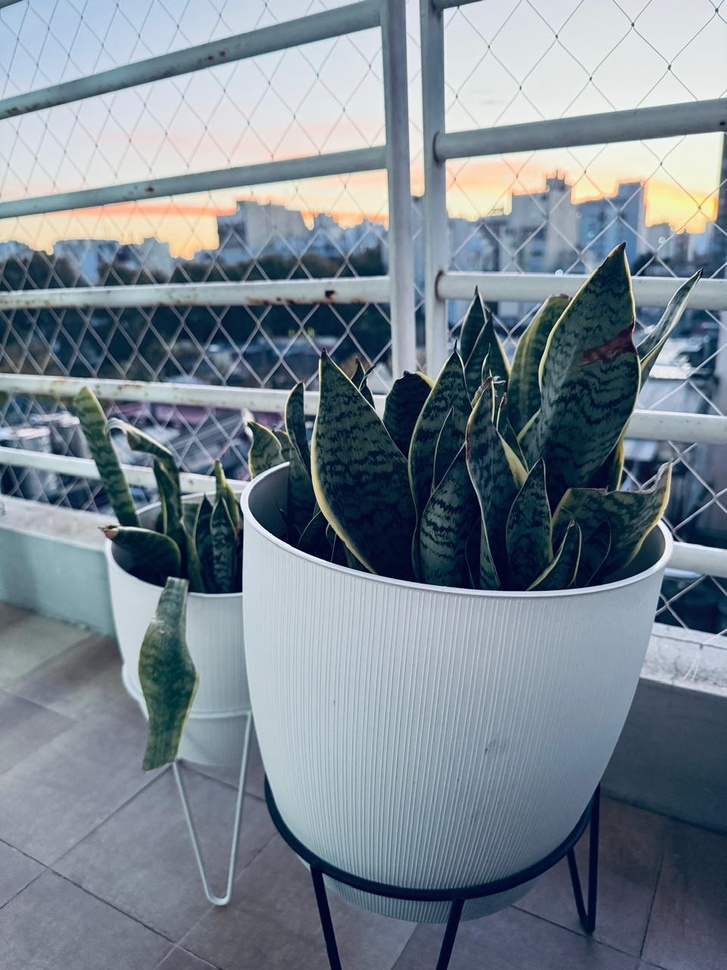
#> input picture 006_fotografia_digital/imagenes/originales/IMG 11.jpeg, 727 x 970 px, shrunk from 960 x 1280 before the run, found by its file name
$ python simplicidad_visual.py
#> lines starting #> are read from the running program, lines starting #| are printed output that depends on the picture
"""
TP006 — Parte 2 — Punto 4: Fotografía de simplicidad visual

Objetivo
--------
Construir una imagen donde el sujeto principal sea claramente identificable.
Sobre la imagen original IMG 11 (sansevieria en balcón / atardecer) se aplican
DOS estrategias de simplificación visual:

    Estrategia A — conversión a escala de grises (cv2.COLOR_RGB2GRAY)
                   elimina la información cromática para que la atención
                   se concentre en forma, textura y contraste.

    Estrategia B — acercamiento (crop)
                   recorta el encuadre original para aislar el sujeto
                   (la planta) eliminando el contexto urbano.

Salida
------
- punto04_simplicidad_original.jpg
- punto04_simplicidad_grises.jpg
- punto04_simplicidad_acercamiento.jpg
- punto04_simplicidad_marcas.jpg       (region del acercamiento marcada)
- punto04_comparacion.png              (original | grises | acercamiento)
- punto04_histogramas.png              (histograma RGB y de grises)
"""

from pathlib import Path

import cv2
import numpy as np
import matplotlib.pyplot as plt


# =========================
# 1. RUTAS
# =========================

ruta_originales = Path("C:/Users/Cristian/Desktop/greco-cristian-pdi-1c-2026/006_fotografia_digital/imagenes/originales")
ruta_procesadas = Path("C:/Users/Cristian/Desktop/greco-cristian-pdi-1c-2026/006_fotografia_digital/imagenes/procesadas")
ruta_procesadas.mkdir(parents=True, exist_ok=True)

nombre_imagen = "IMG 11.jpeg"


# =========================
# 2. CARGA DE IMAGEN
# =========================

def cargar_rgb(ruta):
    """
    Carga una imagen con OpenCV y la convierte de BGR a RGB
    para visualizarla correctamente con Matplotlib.
    """
    imagen_bgr = cv2.imread(str(ruta), cv2.IMREAD_COLOR)
#> imagen_bgr is the input picture: shape (970, 727, 3); mean B, G, R 143.1, 132.4, 119.9
    if imagen_bgr is None:
        raise FileNotFoundError(f"No se pudo leer la imagen: {ruta}")
    return cv2.cvtColor(imagen_bgr, cv2.COLOR_BGR2RGB)


imagen_rgb = cargar_rgb(ruta_originales / nombre_imagen)
alto, ancho = imagen_rgb.shape[:2]
#> alto = 970; ancho = 727


# =========================
# 3. ESTRATEGIA A — ESCALA DE GRISES
# =========================

# Eliminamos la información cromática para que el ojo se concentre
# en la textura y el contraste.
imagen_gris = cv2.cvtColor(imagen_rgb, cv2.COLOR_RGB2GRAY)
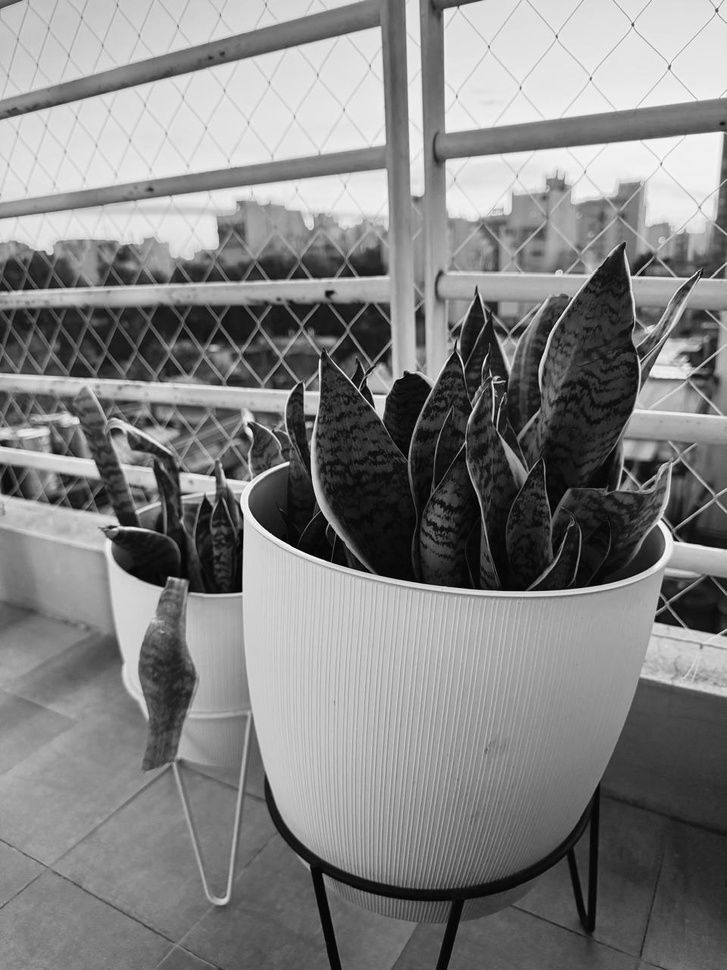
#> imagen_gris: shape (970, 727); min 1, max 253, mean 129.9


# =========================
# 4. ESTRATEGIA B — ACERCAMIENTO
# =========================

# Recortamos el encuadre original aislando la sansevieria principal.
# Se eliminan los elementos contextuales (reja, edificios, suelo).
y1, y2 = int(alto * 0.25), int(alto * 0.80)
#> y1 = 242; y2 = 776
x1, x2 = int(ancho * 0.30), int(ancho * 0.98)
#> x1 = 218; x2 = 712

imagen_acercamiento = imagen_rgb[y1:y2, x1:x2]
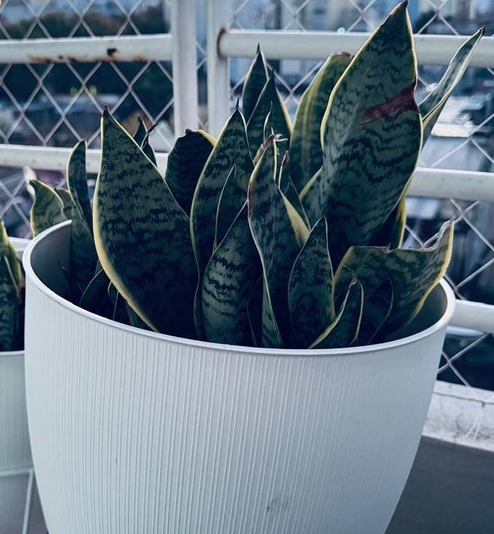
#> imagen_acercamiento: shape (534, 494, 3); mean R, G, B 96.5, 113.3, 126.9


# =========================
# 5. MARCAS SOBRE LA ORIGINAL
# =========================

imagen_marcada = imagen_rgb.copy()
cv2.rectangle(imagen_marcada, (x1, y1), (x2, y2), (255, 200, 0), 8)
cv2.putText(
    imagen_marcada,
    "Acercamiento",
    (x1 + 10, y1 + 50),
    cv2.FONT_HERSHEY_SIMPLEX,
    1.3,
    (255, 200, 0),
    4,
)
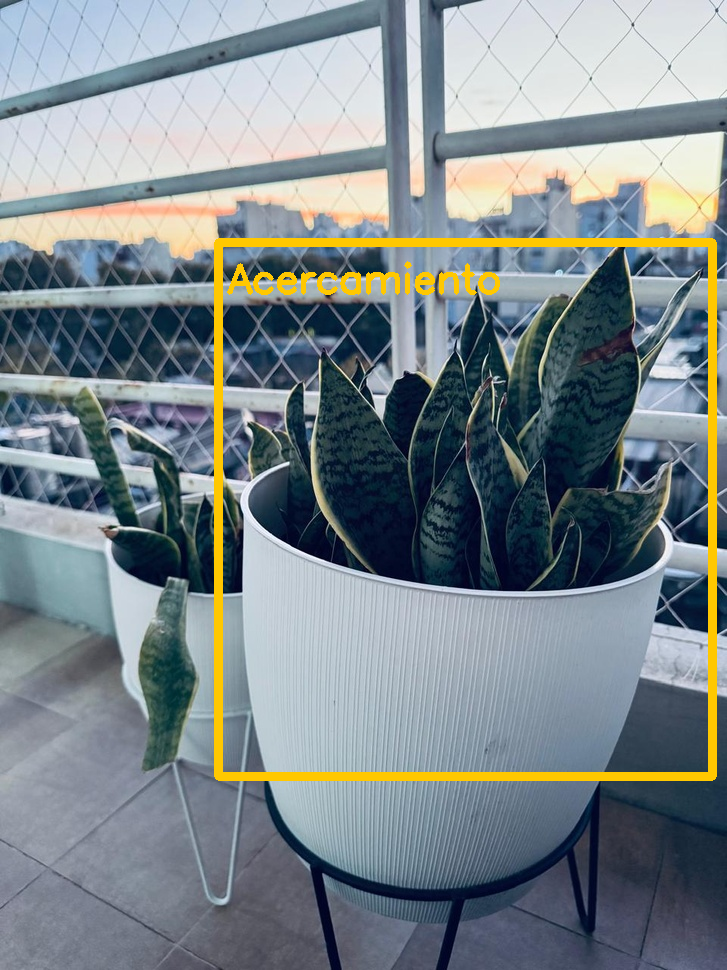
#> imagen_marcada: shape (970, 727, 3); mean R, G, B 124.4, 134.7, 138.7


# =========================
# 6. VISUALIZACION
# =========================

plt.figure(figsize=(16, 8))

plt.subplot(1, 3, 1)
plt.imshow(imagen_rgb)
plt.title("Original — IMG 11", fontweight="bold")
plt.axis("off")

plt.subplot(1, 3, 2)
plt.imshow(imagen_gris, cmap="gray")
plt.title("Estrategia A — escala de grises", fontweight="bold")
plt.axis("off")

plt.subplot(1, 3, 3)
plt.imshow(imagen_acercamiento)
plt.title("Estrategia B — acercamiento", fontweight="bold")
plt.axis("off")

plt.tight_layout()
plt.savefig(ruta_procesadas / "punto04_comparacion.png",
            bbox_inches="tight", dpi=150)
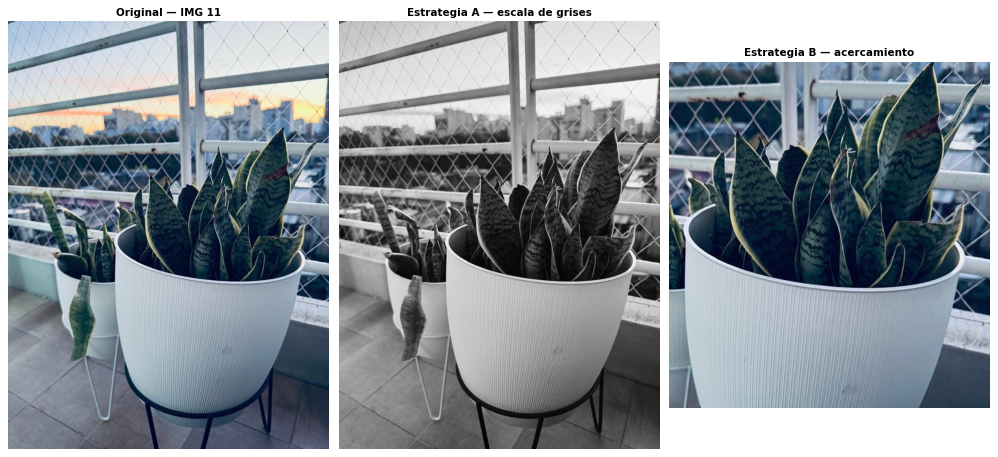
#> figure drawn by matplotlib, 3 panels
plt.close()


# =========================
# 7. HISTOGRAMAS
# =========================

plt.figure(figsize=(14, 4))

# Histograma RGB original
plt.subplot(1, 2, 1)
colores = ("red", "green", "blue")
for i, color in enumerate(colores):
    histograma = cv2.calcHist(
        [imagen_rgb], [i], None, [256], [0, 256]
    )
    plt.plot(histograma, color=color)
plt.title("Histograma RGB — original", fontweight="bold")
plt.xlabel("Intensidad")
plt.ylabel("Cantidad de píxeles")

# Histograma escala de grises
plt.subplot(1, 2, 2)
plt.hist(imagen_gris.ravel(), bins=256, range=(0, 256), color="black")
plt.title("Histograma escala de grises", fontweight="bold")
plt.xlabel("Intensidad")
plt.ylabel("Cantidad de píxeles")

plt.tight_layout()
plt.savefig(ruta_procesadas / "punto04_histogramas.png",
            bbox_inches="tight", dpi=150)
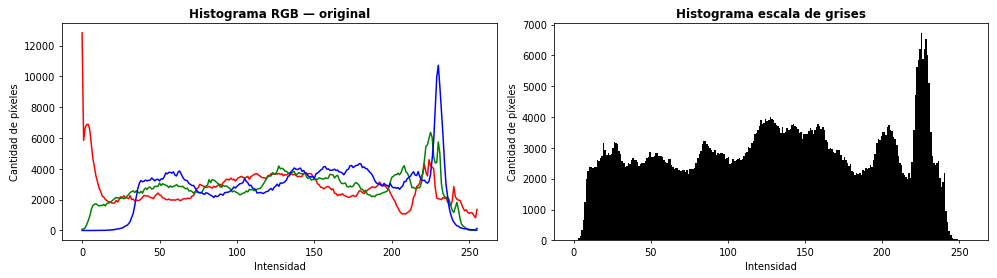
#> figure drawn by matplotlib, 2 panels; panel 1: curve peaks at x = 0, y = 12832; panel 1: curve peaks at x = 225, y = 6372; panel 1: curve peaks at x = 230, y = 10723; panel 2: tallest bar 6716 high, from x = 225 to 226
plt.close()


# =========================
# 8. EXPORTACION FINAL
# =========================

cv2.imwrite(
    str(ruta_procesadas / "punto04_simplicidad_original.jpg"),
    cv2.cvtColor(imagen_rgb, cv2.COLOR_RGB2BGR),
)

cv2.imwrite(
    str(ruta_procesadas / "punto04_simplicidad_grises.jpg"),
    imagen_gris,
)

cv2.imwrite(
    str(ruta_procesadas / "punto04_simplicidad_acercamiento.jpg"),
    cv2.cvtColor(imagen_acercamiento, cv2.COLOR_RGB2BGR),
)

cv2.imwrite(
    str(ruta_procesadas / "punto04_simplicidad_marcas.jpg"),
    cv2.cvtColor(imagen_marcada, cv2.COLOR_RGB2BGR),
)

print("Punto 4 — Simplicidad visual: archivos generados en", ruta_procesadas)

$ run again, with 006_fotografia_digital/imagenes/originales/IMG 1.jpeg copied over 006_fotografia_digital/imagenes/originales/IMG 11.jpeg
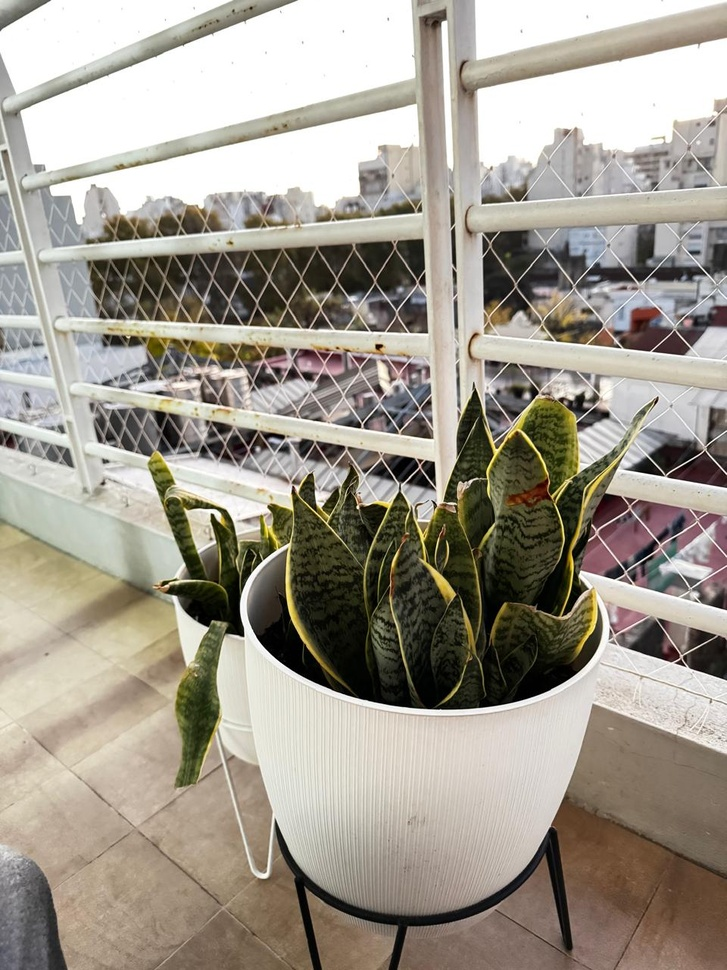
#> input picture 006_fotografia_digital/imagenes/originales/IMG 1.jpeg, 727 x 970 px, shrunk from 960 x 1280 before the run, found by its file name
#> in cargar_rgb, imagen_bgr is the input picture: shape (970, 727, 3); mean B, G, R 142.7, 154.3, 160.8
#> `imagen_acercamiento = imagen_rgb[y1:y2, x1:x2]`:
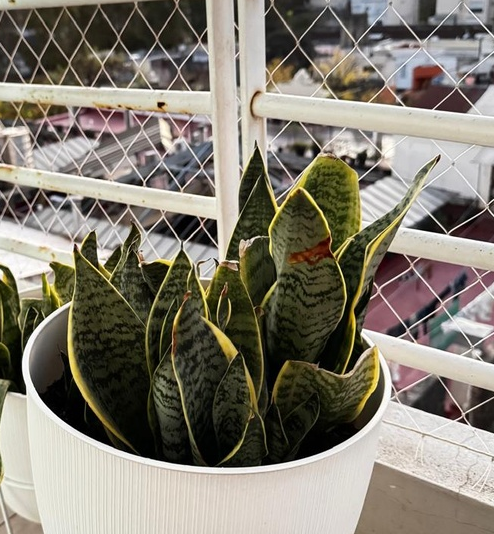
#> imagen_acercamiento: shape (534, 494, 3); mean R, G, B 130, 124.3, 112.1
#> `plt.savefig(ruta_procesadas / "punto04_histogramas.png", bbox_inches="..`:
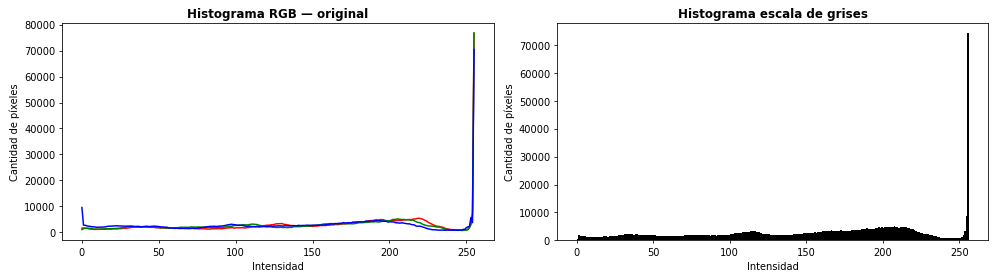
#> figure drawn by matplotlib, 2 panels; panel 1: curve peaks at x = 255, y = 76665; panel 1: curve peaks at x = 255, y = 76894; panel 1: curve peaks at x = 255, y = 70502; panel 2: tallest bar 74209 high, from x = 255 to 256

$ run again, with 006_fotografia_digital/imagenes/originales/IMG 10.jpeg copied over 006_fotografia_digital/imagenes/originales/IMG 11.jpeg
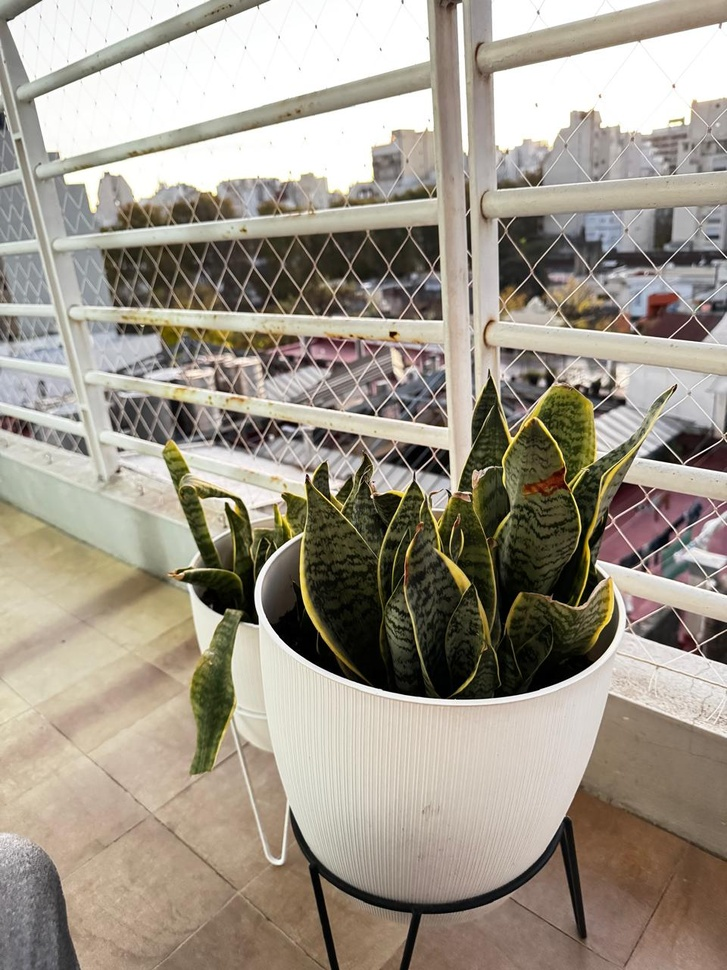
#> input picture 006_fotografia_digital/imagenes/originales/IMG 10.jpeg, 727 x 970 px, shrunk from 960 x 1280 before the run, found by its file name
#> in cargar_rgb, imagen_bgr is the input picture: shape (970, 727, 3); mean B, G, R 138.1, 151.2, 159.4
#> `imagen_acercamiento = imagen_rgb[y1:y2, x1:x2]`:
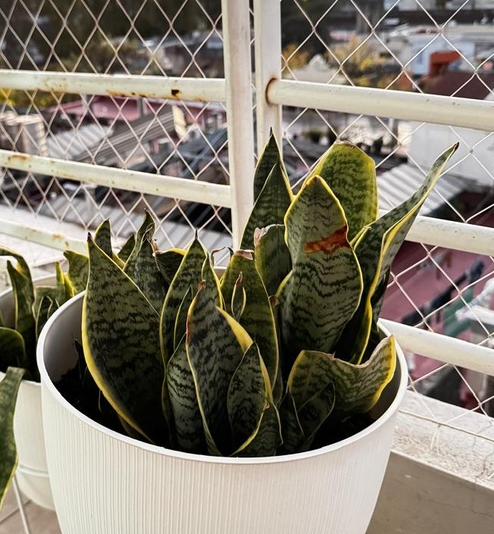
#> imagen_acercamiento: shape (534, 494, 3); mean R, G, B 130.6, 123.3, 109.3
#> `plt.savefig(ruta_procesadas / "punto04_histogramas.png", bbox_inches="..`:
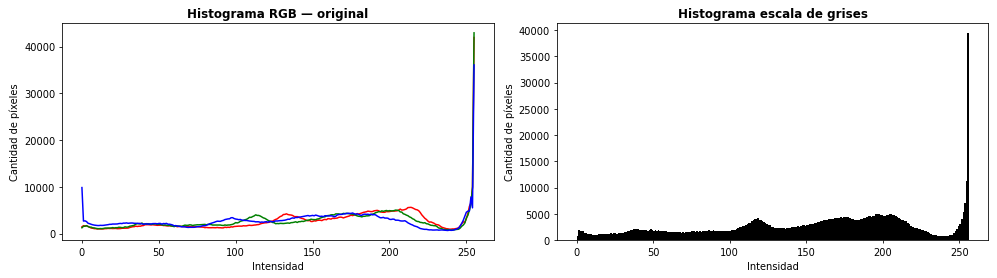
#> figure drawn by matplotlib, 2 panels; panel 1: curve peaks at x = 255, y = 41932; panel 1: curve peaks at x = 255, y = 42926; panel 1: curve peaks at x = 255, y = 36063; panel 2: tallest bar 39365 high, from x = 255 to 256

$ run again, with 006_fotografia_digital/imagenes/originales/IMG 12.jpeg copied over 006_fotografia_digital/imagenes/originales/IMG 11.jpeg
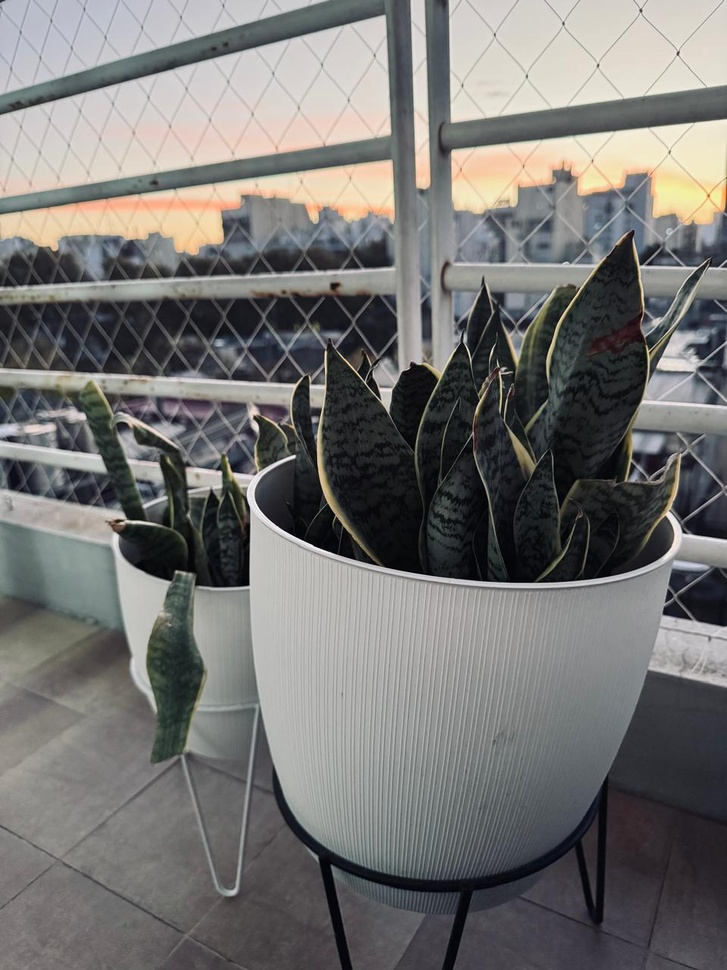
#> input picture 006_fotografia_digital/imagenes/originales/IMG 12.jpeg, 727 x 970 px, shrunk from 960 x 1280 before the run, found by its file name
#> in cargar_rgb, imagen_bgr is the input picture: shape (970, 727, 3); mean B, G, R 114.7, 116.3, 117.4
#> `imagen_acercamiento = imagen_rgb[y1:y2, x1:x2]`:
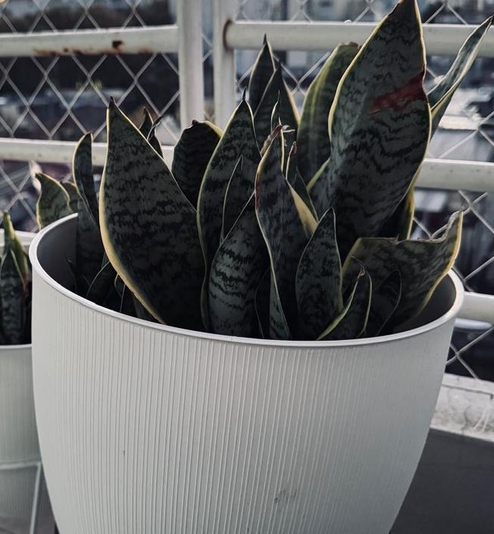
#> imagen_acercamiento: shape (534, 494, 3); mean R, G, B 97.3, 98.3, 98.9
#> `plt.savefig(ruta_procesadas / "punto04_histogramas.png", bbox_inches="..`:
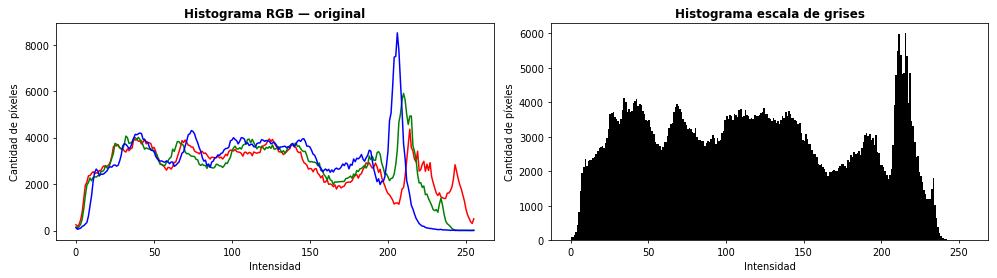
#> figure drawn by matplotlib, 2 panels; panel 1: curve peaks at x = 214, y = 4367; panel 1: curve peaks at x = 210, y = 5911; panel 1: curve peaks at x = 206, y = 8520; panel 2: tallest bar 6005 high, from x = 215 to 216
